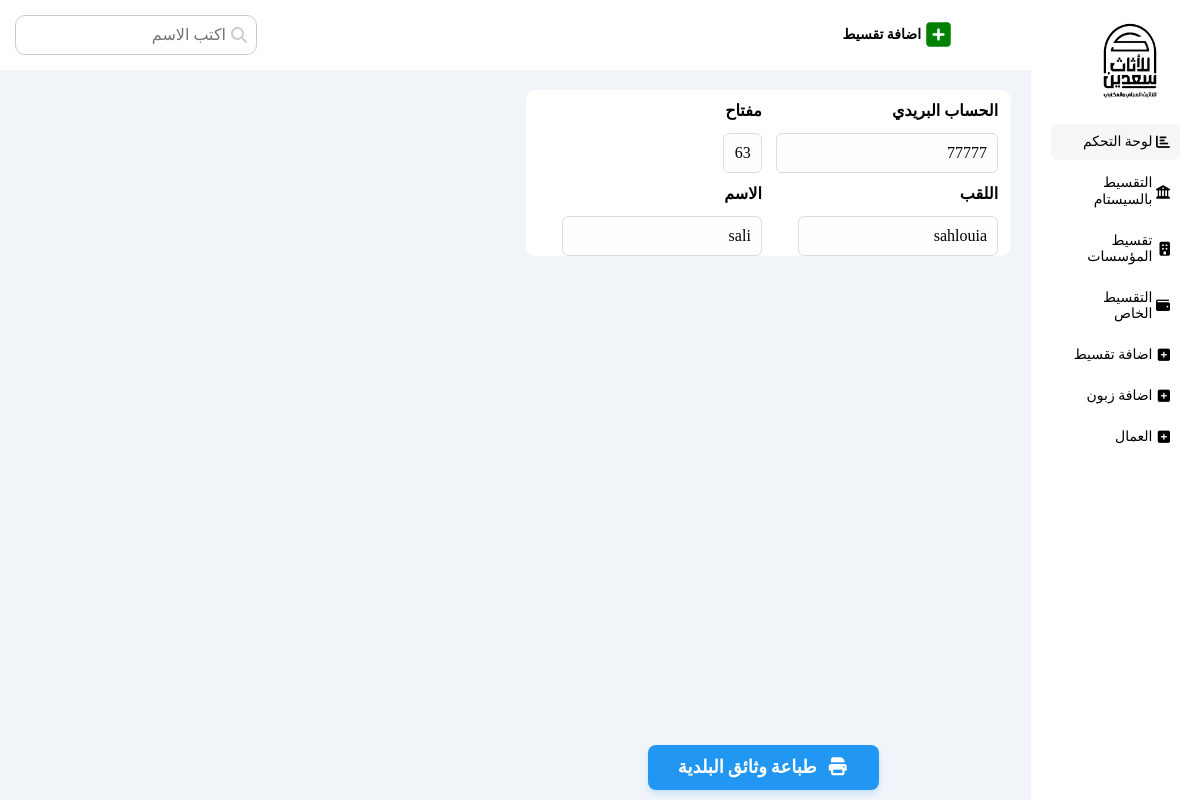
Screenshot of /update/45/ with the database file from the repository.
### addnew/models.py (models this page shows, shortened)
class addclients(models.Model):
    name = models.CharField(max_length=30)
    lastname = models.CharField(max_length=30)
    ccp = models.IntegerField(max_length=30)
    cle = models.IntegerField(max_length=30)

### addnew/views.py (the view, shortened to what this page needs)
# urls.py: path("update/<int:id>/", views.update, name="update"),
def update(request, id):
    client = get_object_or_404(addclients, id=id)
    return render(request, "pages/update.html", {"client": client})

### templates/pages/update.html (shortened to what this page needs)
{% extends "base.html" %}
{% load static %}
{%   block content   %}
<div class="wrapper d-grid gap-20 mt-20">
  <div class="formadd bg-white rad-10 text-c-mobile block-mobile">
    <form class="">
      <div class="pf-20 d-fform">
        <label for="ccp" class="w-50">الحساب البريدي</label>
        <label for="cle" class="w-50"> مفتاح</label>
      </div>
      <div class="d-fform pf-20">
        <input id="ccp" type="number" name="ccp" class="" value="{{ client.ccp}}" />
        <div class="cld w-50">
          <input id="cle" type="number" name="cle" class="w-30" value="{{ client.cle}}"/>
        </div>
      </div>
      <div class="d-fform pf-20">
        <label for="first_name" class="w-50">اللقب</label>
        <label for="first_name" class="w-50">الاسم</label>
      </div>
      <div class="d-fform pf-20">
        <input type="text" id="firstName" name="first_name" class="w-200"  value="{{ client.name }}"/>
        <div class="w-50">
          <input type="text" id="lastName" name="last_name" class="w-200"  value="{{ client.lastname }}"/>
        </div>
      </div>
    </form>
  </div>
</div>
<div class="botoni p-absolute">
  <button id="bobo" type="submit" class="btn-print">
    <i class="fa-solid fa-print"></i>طباعة وثائق البلدية
  </button>
</div>
{% endblock content %}

### takset/static/css/framwork.css (style rules this page uses)
.d-fform { display: flex; justify-content: space-between; }
.d-grid { display: grid; }
.gap-20 { gap: 20px; }
.pf-20 { padding: 12px 13px 0 0 ; }
.mt-20 { margin-top: 20px; }
.bg-white { background-color: white; }
.rad-10 { border-radius: 10px; }
.p-absolute { position: absolute; }
.w-50 { width: 50%; }
.w-30 { width: 39px; }
.w-200 { width: 200px; }

### takset/static/css/master.css (style rules this page uses)
* { -webkit-box-sizing: border-box; -moz-box-sizing: border-box; box-sizing: border-box; }
html { scroll-behavior: smooth; }
:root { --main-color: #2196f3; --main-color-alt: #1787e0; }
.wrapper { grid-template-columns: repeat(auto-fill , minmax(450px , 1fr)); margin-left: 20px; margin-right: 20px; }
form label { color: black; font-weight: bold; font-size: 16px; }
label { font-weight: bold; font-size: 30px; }
input[type="text"], input[type="number"], input[type="date"] { border: 1px solid #ddd; padding: 10px; border-radius: 6px; transition: all 0.3s ease; outline: none; background-color: #fefefe; }
.btn-print { background-color: #2196F3; color: white; padding: 12px 30px; border: none; border-radius: 8px; font-family: 'Cairo', sans-serif; font-size: 18px; font-weight: 600; cursor: pointer; display: flex; align-center: center; gap: 10px; transition: all 0.3s ease; box-shadow: 0 4px 6px rgba(33, 150, 243, 0.2); margin-top: 20px; width: fit-content; }
.botoni { bottom: 10px; right: 321px; }

### rows the page displays
addclients: ccp "77777", cle "63", first_name "sahlouia", last_name "sali"
